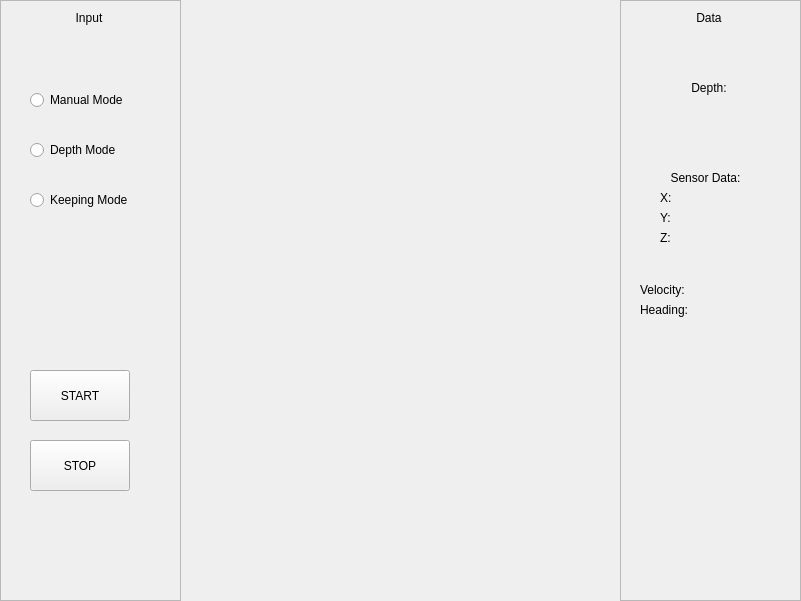
<?xml version="1.0" encoding="UTF-8"?>
<ui version="4.0">
 <class>MainWindow</class>
 <widget class="QMainWindow" name="MainWindow">
  <property name="geometry">
   <rect>
    <x>0</x>
    <y>0</y>
    <width>801</width>
    <height>601</height>
   </rect>
  </property>
  <property name="windowTitle">
   <string>MainWindow</string>
  </property>
  <widget class="QWidget" name="centralwidget">
   <widget class="QFrame" name="frame">
    <property name="geometry">
     <rect>
      <x>0</x>
      <y>0</y>
      <width>181</width>
      <height>601</height>
     </rect>
    </property>
    <property name="frameShape">
     <enum>QFrame::StyledPanel</enum>
    </property>
    <property name="frameShadow">
     <enum>QFrame::Raised</enum>
    </property>
    <widget class="QLabel" name="label">
     <property name="geometry">
      <rect>
       <x>60</x>
       <y>10</y>
       <width>58</width>
       <height>16</height>
      </rect>
     </property>
     <property name="text">
      <string>Input</string>
     </property>
     <property name="alignment">
      <set>Qt::AlignCenter</set>
     </property>
    </widget>
    <widget class="QRadioButton" name="radioButton">
     <property name="geometry">
      <rect>
       <x>30</x>
       <y>90</y>
       <width>101</width>
       <height>20</height>
      </rect>
     </property>
     <property name="text">
      <string>Manual Mode</string>
     </property>
    </widget>
    <widget class="QRadioButton" name="radioButton_2">
     <property name="geometry">
      <rect>
       <x>30</x>
       <y>140</y>
       <width>99</width>
       <height>20</height>
      </rect>
     </property>
     <property name="text">
      <string>Depth Mode</string>
     </property>
    </widget>
    <widget class="QRadioButton" name="radioButton_3">
     <property name="geometry">
      <rect>
       <x>30</x>
       <y>190</y>
       <width>111</width>
       <height>20</height>
      </rect>
     </property>
     <property name="text">
      <string>Keeping Mode</string>
     </property>
    </widget>
    <widget class="QPushButton" name="pushButton">
     <property name="geometry">
      <rect>
       <x>30</x>
       <y>370</y>
       <width>100</width>
       <height>51</height>
      </rect>
     </property>
     <property name="text">
      <string>START</string>
     </property>
    </widget>
    <widget class="QPushButton" name="pushButton_2">
     <property name="geometry">
      <rect>
       <x>30</x>
       <y>440</y>
       <width>100</width>
       <height>51</height>
      </rect>
     </property>
     <property name="text">
      <string>STOP</string>
     </property>
    </widget>
   </widget>
   <widget class="QFrame" name="frame_2">
    <property name="geometry">
     <rect>
      <x>620</x>
      <y>0</y>
      <width>181</width>
      <height>601</height>
     </rect>
    </property>
    <property name="frameShape">
     <enum>QFrame::StyledPanel</enum>
    </property>
    <property name="frameShadow">
     <enum>QFrame::Raised</enum>
    </property>
    <widget class="QLabel" name="label_2">
     <property name="geometry">
      <rect>
       <x>60</x>
       <y>10</y>
       <width>58</width>
       <height>16</height>
      </rect>
     </property>
     <property name="text">
      <string>Data</string>
     </property>
     <property name="alignment">
      <set>Qt::AlignCenter</set>
     </property>
    </widget>
    <widget class="QLabel" name="label_3">
     <property name="geometry">
      <rect>
       <x>60</x>
       <y>80</y>
       <width>58</width>
       <height>16</height>
      </rect>
     </property>
     <property name="text">
      <string>Depth:</string>
     </property>
     <property name="alignment">
      <set>Qt::AlignCenter</set>
     </property>
    </widget>
    <widget class="QLabel" name="depth">
     <property name="geometry">
      <rect>
       <x>60</x>
       <y>100</y>
       <width>58</width>
       <height>16</height>
      </rect>
     </property>
     <property name="text">
      <string/>
     </property>
    </widget>
    <widget class="QLabel" name="label_4">
     <property name="geometry">
      <rect>
       <x>40</x>
       <y>170</y>
       <width>91</width>
       <height>16</height>
      </rect>
     </property>
     <property name="text">
      <string>Sensor Data:</string>
     </property>
     <property name="alignment">
      <set>Qt::AlignCenter</set>
     </property>
    </widget>
    <widget class="QLabel" name="xval">
     <property name="geometry">
      <rect>
       <x>60</x>
       <y>190</y>
       <width>58</width>
       <height>16</height>
      </rect>
     </property>
     <property name="text">
      <string/>
     </property>
    </widget>
    <widget class="QLabel" name="yval">
     <property name="geometry">
      <rect>
       <x>60</x>
       <y>210</y>
       <width>58</width>
       <height>16</height>
      </rect>
     </property>
     <property name="text">
      <string/>
     </property>
    </widget>
    <widget class="QLabel" name="zval">
     <property name="geometry">
      <rect>
       <x>60</x>
       <y>230</y>
       <width>58</width>
       <height>16</height>
      </rect>
     </property>
     <property name="text">
      <string/>
     </property>
    </widget>
    <widget class="QLabel" name="velocityval">
     <property name="geometry">
      <rect>
       <x>80</x>
       <y>280</y>
       <width>58</width>
       <height>16</height>
      </rect>
     </property>
     <property name="text">
      <string/>
     </property>
    </widget>
    <widget class="QLabel" name="headingval">
     <property name="geometry">
      <rect>
       <x>80</x>
       <y>300</y>
       <width>58</width>
       <height>16</height>
      </rect>
     </property>
     <property name="text">
      <string/>
     </property>
    </widget>
    <widget class="QLabel" name="label_10">
     <property name="geometry">
      <rect>
       <x>40</x>
       <y>190</y>
       <width>21</width>
       <height>16</height>
      </rect>
     </property>
     <property name="text">
      <string>X:</string>
     </property>
    </widget>
    <widget class="QLabel" name="label_11">
     <property name="geometry">
      <rect>
       <x>40</x>
       <y>210</y>
       <width>21</width>
       <height>16</height>
      </rect>
     </property>
     <property name="text">
      <string>Y:</string>
     </property>
    </widget>
    <widget class="QLabel" name="label_12">
     <property name="geometry">
      <rect>
       <x>40</x>
       <y>230</y>
       <width>21</width>
       <height>16</height>
      </rect>
     </property>
     <property name="text">
      <string>Z:</string>
     </property>
    </widget>
    <widget class="QLabel" name="label_13">
     <property name="geometry">
      <rect>
       <x>20</x>
       <y>280</y>
       <width>51</width>
       <height>20</height>
      </rect>
     </property>
     <property name="text">
      <string>Velocity:</string>
     </property>
    </widget>
    <widget class="QLabel" name="label_14">
     <property name="geometry">
      <rect>
       <x>20</x>
       <y>300</y>
       <width>61</width>
       <height>20</height>
      </rect>
     </property>
     <property name="text">
      <string>Heading:</string>
     </property>
    </widget>
   </widget>
  </widget>
 </widget>
 <resources/>
 <connections/>
</ui>
